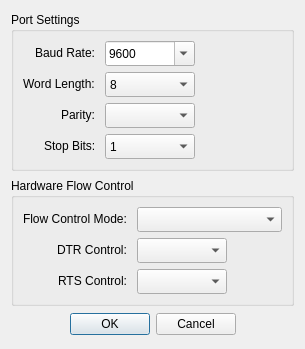
<?xml version="1.0" encoding="UTF-8"?>
<ui version="4.0">
 <class>DialogSetupSerialPort</class>
 <widget class="QDialog" name="DialogSetupSerialPort">
  <property name="geometry">
   <rect>
    <x>0</x>
    <y>0</y>
    <width>305</width>
    <height>349</height>
   </rect>
  </property>
  <property name="windowTitle">
   <string>Setup Serial Port</string>
  </property>
  <layout class="QVBoxLayout" name="verticalLayout">
   <item>
    <widget class="QGroupBox" name="groupBox">
     <property name="sizePolicy">
      <sizepolicy hsizetype="Preferred" vsizetype="Fixed">
       <horstretch>0</horstretch>
       <verstretch>0</verstretch>
      </sizepolicy>
     </property>
     <property name="title">
      <string>Port Settings</string>
     </property>
     <layout class="QFormLayout" name="formLayout">
      <property name="labelAlignment">
       <set>Qt::AlignmentFlag::AlignRight|Qt::AlignmentFlag::AlignTrailing|Qt::AlignmentFlag::AlignVCenter</set>
      </property>
      <item row="0" column="0">
       <widget class="QLabel" name="labelBaudRate">
        <property name="text">
         <string>Baud Rate: </string>
        </property>
       </widget>
      </item>
      <item row="0" column="1">
       <widget class="NumericComboBox" name="comboBoxBaudRate">
        <property name="sizePolicy">
         <sizepolicy hsizetype="Fixed" vsizetype="Fixed">
          <horstretch>0</horstretch>
          <verstretch>0</verstretch>
         </sizepolicy>
        </property>
        <property name="minimumSize">
         <size>
          <width>90</width>
          <height>25</height>
         </size>
        </property>
        <property name="editable">
         <bool>true</bool>
        </property>
        <property name="currentIndex">
         <number>3</number>
        </property>
        <item>
         <property name="text">
          <string>1200</string>
         </property>
        </item>
        <item>
         <property name="text">
          <string>2400</string>
         </property>
        </item>
        <item>
         <property name="text">
          <string>4800</string>
         </property>
        </item>
        <item>
         <property name="text">
          <string>9600</string>
         </property>
        </item>
        <item>
         <property name="text">
          <string>19200</string>
         </property>
        </item>
        <item>
         <property name="text">
          <string>38400</string>
         </property>
        </item>
        <item>
         <property name="text">
          <string>57600</string>
         </property>
        </item>
        <item>
         <property name="text">
          <string>115200</string>
         </property>
        </item>
       </widget>
      </item>
      <item row="1" column="0">
       <widget class="QLabel" name="labelWordLength">
        <property name="text">
         <string>Word Length: </string>
        </property>
       </widget>
      </item>
      <item row="1" column="1">
       <widget class="NumericComboBox" name="comboBoxWordLength">
        <property name="sizePolicy">
         <sizepolicy hsizetype="Fixed" vsizetype="Fixed">
          <horstretch>0</horstretch>
          <verstretch>0</verstretch>
         </sizepolicy>
        </property>
        <property name="minimumSize">
         <size>
          <width>90</width>
          <height>25</height>
         </size>
        </property>
        <property name="currentIndex">
         <number>1</number>
        </property>
        <item>
         <property name="text">
          <string>7</string>
         </property>
        </item>
        <item>
         <property name="text">
          <string>8</string>
         </property>
        </item>
       </widget>
      </item>
      <item row="2" column="0">
       <widget class="QLabel" name="labelParity">
        <property name="text">
         <string>Parity: </string>
        </property>
       </widget>
      </item>
      <item row="2" column="1">
       <widget class="ParityTypeComboBox" name="comboBoxParity">
        <property name="sizePolicy">
         <sizepolicy hsizetype="Fixed" vsizetype="Fixed">
          <horstretch>0</horstretch>
          <verstretch>0</verstretch>
         </sizepolicy>
        </property>
        <property name="minimumSize">
         <size>
          <width>90</width>
          <height>25</height>
         </size>
        </property>
        <property name="currentIndex">
         <number>-1</number>
        </property>
       </widget>
      </item>
      <item row="3" column="0">
       <widget class="QLabel" name="label">
        <property name="text">
         <string>Stop Bits: </string>
        </property>
       </widget>
      </item>
      <item row="3" column="1">
       <widget class="NumericComboBox" name="comboBoxStopBits">
        <property name="sizePolicy">
         <sizepolicy hsizetype="Fixed" vsizetype="Fixed">
          <horstretch>0</horstretch>
          <verstretch>0</verstretch>
         </sizepolicy>
        </property>
        <property name="minimumSize">
         <size>
          <width>90</width>
          <height>25</height>
         </size>
        </property>
        <item>
         <property name="text">
          <string>1</string>
         </property>
        </item>
        <item>
         <property name="text">
          <string>2</string>
         </property>
        </item>
       </widget>
      </item>
     </layout>
    </widget>
   </item>
   <item>
    <widget class="QGroupBox" name="groupBox_2">
     <property name="sizePolicy">
      <sizepolicy hsizetype="Expanding" vsizetype="Fixed">
       <horstretch>1</horstretch>
       <verstretch>0</verstretch>
      </sizepolicy>
     </property>
     <property name="title">
      <string>Hardware Flow Control</string>
     </property>
     <layout class="QFormLayout" name="formLayout_3">
      <property name="labelAlignment">
       <set>Qt::AlignmentFlag::AlignRight|Qt::AlignmentFlag::AlignTrailing|Qt::AlignmentFlag::AlignVCenter</set>
      </property>
      <item row="0" column="0">
       <widget class="QLabel" name="labelFlowControl">
        <property name="text">
         <string>Flow Control Mode: </string>
        </property>
       </widget>
      </item>
      <item row="0" column="1">
       <widget class="FlowControlTypeComboBox" name="comboBoxFlowControl">
        <property name="minimumSize">
         <size>
          <width>0</width>
          <height>25</height>
         </size>
        </property>
        <property name="currentIndex">
         <number>-1</number>
        </property>
       </widget>
      </item>
      <item row="3" column="0">
       <widget class="QLabel" name="labelDTRControl">
        <property name="text">
         <string>DTR Control: </string>
        </property>
       </widget>
      </item>
      <item row="3" column="1">
       <widget class="BooleanComboBox" name="comboBoxDTRControl">
        <property name="sizePolicy">
         <sizepolicy hsizetype="Fixed" vsizetype="Fixed">
          <horstretch>0</horstretch>
          <verstretch>0</verstretch>
         </sizepolicy>
        </property>
        <property name="minimumSize">
         <size>
          <width>90</width>
          <height>25</height>
         </size>
        </property>
       </widget>
      </item>
      <item row="5" column="0">
       <widget class="QLabel" name="labelRTSControl">
        <property name="text">
         <string>RTS Control: </string>
        </property>
       </widget>
      </item>
      <item row="5" column="1">
       <widget class="BooleanComboBox" name="comboBoxRTSControl">
        <property name="sizePolicy">
         <sizepolicy hsizetype="Fixed" vsizetype="Fixed">
          <horstretch>0</horstretch>
          <verstretch>0</verstretch>
         </sizepolicy>
        </property>
        <property name="minimumSize">
         <size>
          <width>90</width>
          <height>25</height>
         </size>
        </property>
       </widget>
      </item>
     </layout>
    </widget>
   </item>
   <item>
    <widget class="QDialogButtonBox" name="buttonBox">
     <property name="orientation">
      <enum>Qt::Orientation::Horizontal</enum>
     </property>
     <property name="standardButtons">
      <set>QDialogButtonBox::StandardButton::Cancel|QDialogButtonBox::StandardButton::Ok</set>
     </property>
     <property name="centerButtons">
      <bool>true</bool>
     </property>
    </widget>
   </item>
  </layout>
 </widget>
 <customwidgets>
  <customwidget>
   <class>NumericComboBox</class>
   <extends>QComboBox</extends>
   <header>numericcombobox.h</header>
  </customwidget>
  <customwidget>
   <class>ParityTypeComboBox</class>
   <extends>QComboBox</extends>
   <header>paritytypecombobox.h</header>
  </customwidget>
  <customwidget>
   <class>FlowControlTypeComboBox</class>
   <extends>QComboBox</extends>
   <header>flowcontroltypecombobox.h</header>
  </customwidget>
  <customwidget>
   <class>BooleanComboBox</class>
   <extends>QComboBox</extends>
   <header>booleancombobox.h</header>
  </customwidget>
 </customwidgets>
 <resources/>
 <connections>
  <connection>
   <sender>buttonBox</sender>
   <signal>accepted()</signal>
   <receiver>DialogSetupSerialPort</receiver>
   <slot>accept()</slot>
   <hints>
    <hint type="sourcelabel">
     <x>248</x>
     <y>254</y>
    </hint>
    <hint type="destinationlabel">
     <x>157</x>
     <y>274</y>
    </hint>
   </hints>
  </connection>
  <connection>
   <sender>buttonBox</sender>
   <signal>rejected()</signal>
   <receiver>DialogSetupSerialPort</receiver>
   <slot>reject()</slot>
   <hints>
    <hint type="sourcelabel">
     <x>316</x>
     <y>260</y>
    </hint>
    <hint type="destinationlabel">
     <x>286</x>
     <y>274</y>
    </hint>
   </hints>
  </connection>
 </connections>
</ui>
